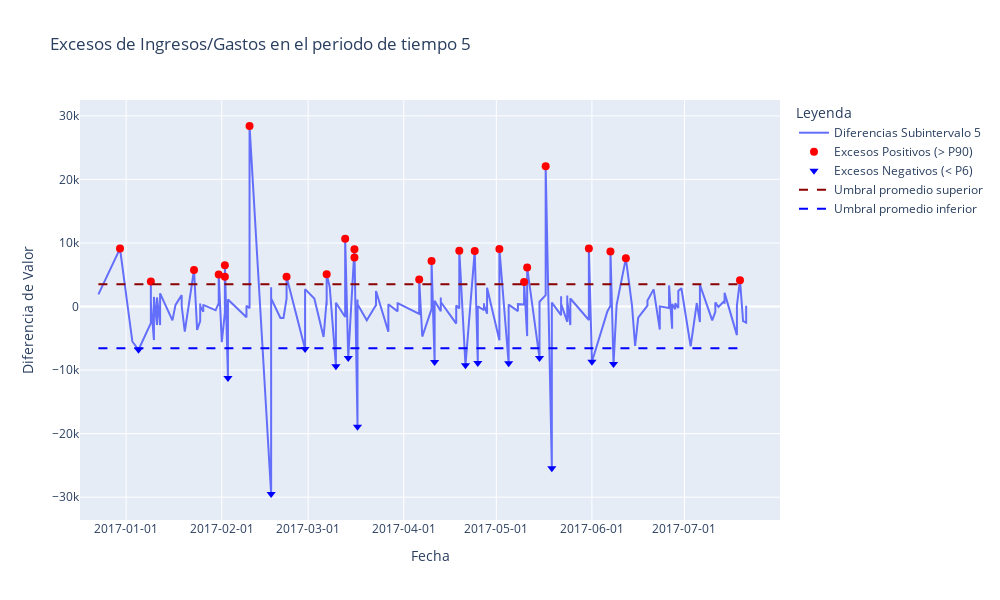

Notebook cell for this chart:
### Code cell
import numpy as np
import plotly.graph_objects as go

# Pedir al usuario que ingrese el número de subintervalo a visualizar
subinterval_index = int(input("Por favor, ingresa el número del subintervalo que quieres visualizar (ejemplo: 1, 2, 3...): "))

# Asegurarse de que el índice sea válido
if subinterval_index < 1 or subinterval_index > len(subsets):
    print("Índice fuera de rango. Elige un número entre 1 y", len(subsets))
else:
    # Obtener el subintervalo correspondiente (ajustando el índice porque Python comienza desde 0)
    subset = subsets[subinterval_index - 1]

    # Calcular diferencias
    diff_values = subset[' Amount'].diff().dropna()
    dates = subset['Payment Date'][1:]

    # Calcular percentiles
    threshold_90 = np.percentile(diff_values, 90)
    threshold_6 = np.percentile(diff_values, 6)

    # Identificar excesos positivos y negativos
    excess_positive_values = diff_values[diff_values > threshold_90]
    excess_positive_dates = dates[diff_values > threshold_90]

    excess_negative_values = diff_values[diff_values < threshold_6]
    excess_negative_dates = dates[diff_values < threshold_6]

    # Crear figura
    fig = go.Figure()

    # Línea de diferencias
    fig.add_trace(go.Scatter(x=dates, y=diff_values,
                             mode='lines', name=f'Diferencias Subintervalo {subinterval_index}'))

    # Picos positivos
    fig.add_trace(go.Scatter(x=excess_positive_dates, y=excess_positive_values,
                             mode='markers', name='Excesos Positivos (> P90)',
                             marker=dict(color='red', size=8, symbol='circle')))

    # Picos negativos
    fig.add_trace(go.Scatter(x=excess_negative_dates, y=excess_negative_values,
                             mode='markers', name='Excesos Negativos (< P6)',
                             marker=dict(color='blue', size=8, symbol='triangle-down')))

    # Añadir líneas horizontales para los percentiles
    fig.add_trace(go.Scatter(x=dates, y=[threshold_90] * len(dates), mode='lines',
                             name=f'Umbral promedio superior', line=dict(color='darkred', dash='dash')))

    fig.add_trace(go.Scatter(x=dates, y=[threshold_6] * len(dates), mode='lines',
                             name=f'Umbral promedio inferior', line=dict(color='blue', dash='dash')))

    # Eje X formato
    fig.update_xaxes(
        tickformat='%Y-%m-%d',
        tickmode='auto',
        nticks=10
    )

    # Etiquetas y layout
    fig.update_layout(
        title=f'Excesos de Ingresos/Gastos en el periodo de tiempo {subinterval_index}',
        xaxis_title='Fecha',
        yaxis_title='Diferencia de Valor',
        legend_title='Leyenda',
        width=1000,
        height=600
    )

    fig.show()

### Figure 1 — Plotly figure (JSON) as saved in the notebook; plotly's stock layout.template omitted (floating-point values rounded to 4 significant figures; data arrays with more than 128 entries replaced by an {"elided": "..."} marker saying what was removed)
{"data": [{"mode": "lines", "name": "Diferencias Subintervalo 5", "type": "scatter", "x": {"elided": "239 str values"}, "y": {"elided": "239 float values"}}, {"marker": {"color": "red", "size": 8, "symbol": "circle"}, "mode": "markers", "name": "Excesos Positivos (> P90)", "type": "scatter", "x": ["2016-12-30T00:00:00.000000000", "2017-01-09T00:00:00.000000000", "2017-01-23T00:00:00.000000000", "2017-01-31T00:00:00.000000000", "2017-02-02T00:00:00.000000000", "2017-02-02T00:00:00.000000000", "2017-02-10T00:00:00.000000000", "2017-02-22T00:00:00.000000000", "2017-03-07T00:00:00.000000000", "2017-03-13T00:00:00.000000000", "2017-03-16T00:00:00.000000000", "2017-03-16T00:00:00.000000000", "2017-04-06T00:00:00.000000000", "2017-04-10T00:00:00.000000000", "2017-04-19T00:00:00.000000000", "2017-04-24T00:00:00.000000000", "2017-05-02T00:00:00.000000000", "2017-05-10T00:00:00.000000000", "2017-05-11T00:00:00.000000000", "2017-05-17T00:00:00.000000000", "2017-05-31T00:00:00.000000000", "2017-06-07T00:00:00.000000000", "2017-06-12T00:00:00.000000000", "2017-07-19T00:00:00.000000000"], "y": [9118.0, 3925.0, 5765.0, 5056.0, 4700.0, 6500.0, 28410.0, 4667.0, 5074.0, 10680.0, 7700.0, 9000.0, 4248.0, 7151.0, 8788.0, 8750.0, 9045.0, 3872.0, 6144.0, 22060.0, 9112.0, 8672.0, 7582.0, 4150.0]}, {"marker": {"color": "blue", "size": 8, "symbol": "triangle-down"}, "mode": "markers", "name": "Excesos Negativos (< P6)", "type": "scatter", "x": ["2017-01-05T00:00:00.000000000", "2017-02-03T00:00:00.000000000", "2017-02-17T00:00:00.000000000", "2017-02-28T00:00:00.000000000", "2017-03-10T00:00:00.000000000", "2017-03-14T00:00:00.000000000", "2017-03-17T00:00:00.000000000", "2017-04-11T00:00:00.000000000", "2017-04-21T00:00:00.000000000", "2017-04-25T00:00:00.000000000", "2017-05-05T00:00:00.000000000", "2017-05-15T00:00:00.000000000", "2017-05-19T00:00:00.000000000", "2017-06-01T00:00:00.000000000", "2017-06-08T00:00:00.000000000"], "y": [-6800.0, -11250.0, -29500.0, -6694.0, -9382.0, -8107.0, -18920.0, -8745.0, -9250.0, -8905.0, -8935.0, -8085.0, -25450.0, -8700.0, -9062.0]}, {"line": {"color": "darkred", "dash": "dash"}, "mode": "lines", "name": "Umbral promedio superior", "type": "scatter", "x": {"elided": "239 str values"}, "y": {"elided": "239 float values"}}, {"line": {"color": "blue", "dash": "dash"}, "mode": "lines", "name": "Umbral promedio inferior", "type": "scatter", "x": {"elided": "239 str values"}, "y": {"elided": "239 float values"}}], "layout": {"height": 600, "legend": {"title": {"text": "Leyenda"}}, "title": {"text": "Excesos de Ingresos/Gastos en el periodo de tiempo 5"}, "width": 1000, "xaxis": {"nticks": 10, "tickformat": "%Y-%m-%d", "tickmode": "auto", "title": {"text": "Fecha"}}, "yaxis": {"title": {"text": "Diferencia de Valor"}}}}
